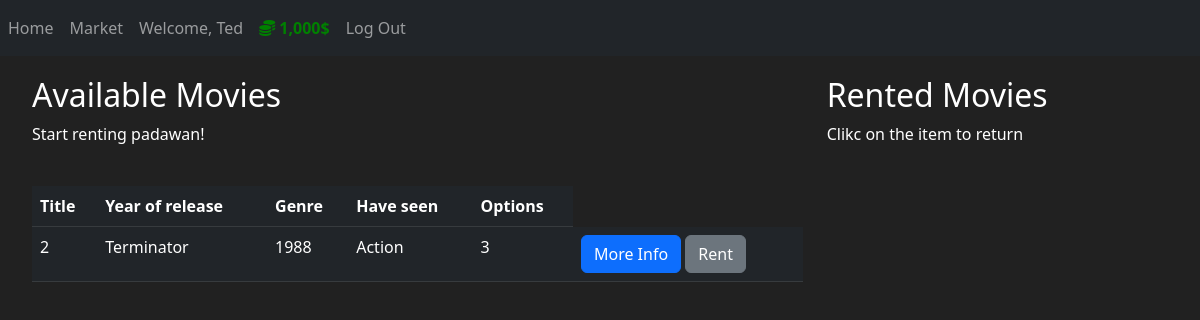
/market (signed in), run on an earlier commit of the app's database.
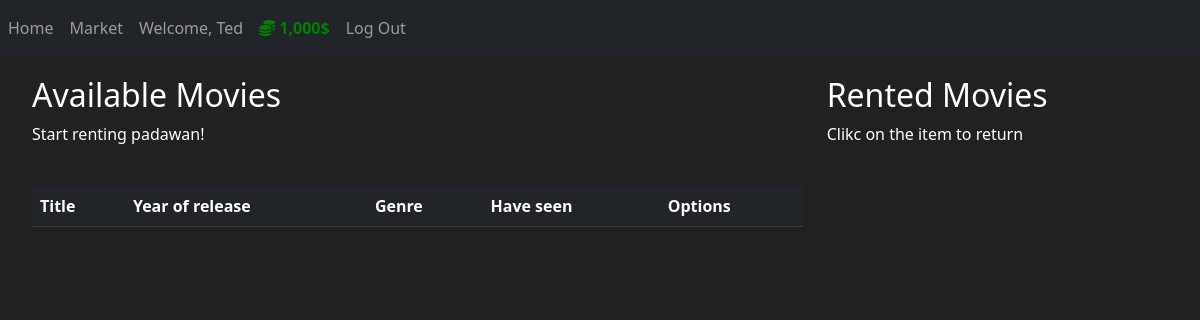
And on a later commit of the database.
### market/models.py (models this page shows, shortened)
class User(db.Model, UserMixin):
    id = db.Column(db.Integer(), primary_key=True)
    username = db.Column(db.String(length=30), nullable=False, unique=True)
    email_address = db.Column(db.String(length=50), nullable=False, unique=True)
    password_hash = db.Column(db.String(length=16), nullable=False)
    budget = db.Column(db.Integer(), nullable=False, default=1000)
    items = db.relationship('Item', backref='owned_user', lazy=True)
    @property
    def prettier_budget(self):
        if len(str(self.budget)) >= 4:
            if len(str(self.budget)) >= 7:
                return f'{str(self.budget)[:-6]},{str(self.budget)[-6:-3]},{str(self.budget)[-3:]}$'
            else:
                return f'{str(self.budget)[:-3]},{str(self.budget)[-3:]}$'
        else:
            return f"{self.budget}$"
    @property
    def password(self):
        return self.password

class Item(db.Model):
    id = db.Column(db.Integer(), primary_key=True)
    title = db.Column(db.String(length=30), nullable=False, unique=True)      # length = name char. limitation
    seen =  db.Column(db.Integer(), nullable=False)
    year = db.Column(db.String(length=9), nullable=False)
    genre = db.Column(db.String(length=30), nullable=False)
    description = db.Column(db.String(length=200), nullable=False, unique=True)
    owner = db.Column(db.Integer(), db.ForeignKey('user.id'))
    price =  db.Column(db.Integer(), nullable=False)

### market/routes.py (the view, shortened to what this page needs)
@app.route('/market', methods=['GET', 'POST'])
@login_required     # need to loggin before reach market page init / login_manager.login_view = "login_page"
def market_page():
    purchase_form = PurchaseItemForm()
    if request.method == "GET":
        items = Item.query.filter_by(owner=None)    # owner=None -> only not rented yet
        return render_template('market.html', items=items, purchase_form=purchase_form)

### market/models.py (called while the page is built)
@login_manager.user_loader
def load_user(user_id):
    return User.query.get(int(user_id))

### market/templates/market.html (shortened to what this page needs)
{% extends 'base.html' %}
{% block content %}
<div class="row" style="margin-top:20px; margin-left:20px">
    <div class="col-8">
        <h2> Available Movies</h2>
        <p> Start renting padawan!</p>
        <br>
        <table class="table table-hover table-dark">
            <thead>
                <tr>
                    <th scope="col">Title</th>
                    <th scope="col">Year of release</th>
                    <th scope="col">Genre</th>
                    <th scope="col">Have seen</th>
                    <th scope="col">Options</th>
                </tr>
            </thead>
            <tbody>
                {% for item in items %}
                <tr>
                    <td>{{ item.id }}</td>
                    <td>{{ item.title }}</td>
                    <td>{{ item.year }}</td>
                    <td>{{ item.genre }}</td>
                    <td>{{ item.seen }}</td>
                    <td>
                        <button type="button" class="btn btn-primary" data-bs-toggle="modal" data-bs-target="#Modal-MoreInfo-{{ item.id }}">More Info</button>
                        <button type="button" class="btn btn-secondary" data-bs-toggle="modal" data-bs-target="#Modal-Renting-{{ item.id }}">Rent</button>
                    </td>
                </tr>
                {% endfor %}
            </tbody>
        </table>
    </div>
    <div class="col-4">
        <h2> Rented Movies</h2>
        <p> Clikc on the item to return</p>
        <br>
    </div>
</div>
{% endblock %}

### market/templates/base.html (shortened to what this page needs)
<!doctype html>
<html lang="en">
  <head>
    <link href="https://cdn.jsdelivr.net/npm/bootstrap@5.2.3/dist/css/bootstrap.min.css" rel="stylesheet">
  </head>
  <body>
    <nav class="navbar navbar-expand-md navbar-dark bg-dark">
        <div class="collapse navbar-collapse" id="navbarNav">
            <ul class="navbar-nav mr-auto">
                <li class="nav-item active">
                    <a class="nav-link" href={{ url_for('home_page') }}>Home</a>
                </li>
                <li class="nav-item">
                    <a class="nav-link" href={{ url_for('market_page') }}>Market</a>
                </li>
            </ul>
            {% if current_user.is_authenticated %}
                <ul class="navbar-nav">
                    <li class="nav-item">
                        <a class="nav-link">Welcome, {{ current_user.username }}</a>
                    </li>
                    <li class="nav-item">
                        <a class="nav-link" style="color: green; font-weight:bold">
                            <i class="fas fa-coins"></i>
                            {{ current_user.prettier_budget }}
                        </a>
                    </li>
                    <li class="nav-item">
                        <a class="nav-link" href={{ url_for('logout_page') }}>Log Out</a>
                    </li>
                </ul>
            {% endif %}
        </div>
    </nav>
    {% block content %}
    {% endblock %}
  </body>
</html>

### market/templates/base.html (style rules this page uses)
body { background-color: #212121; color: white }

What changed in the data, as far as the page shows it:
no longer on this page (row edited): Item: id "2", title "Terminator", year "1988", genre "Action", seen "3"
